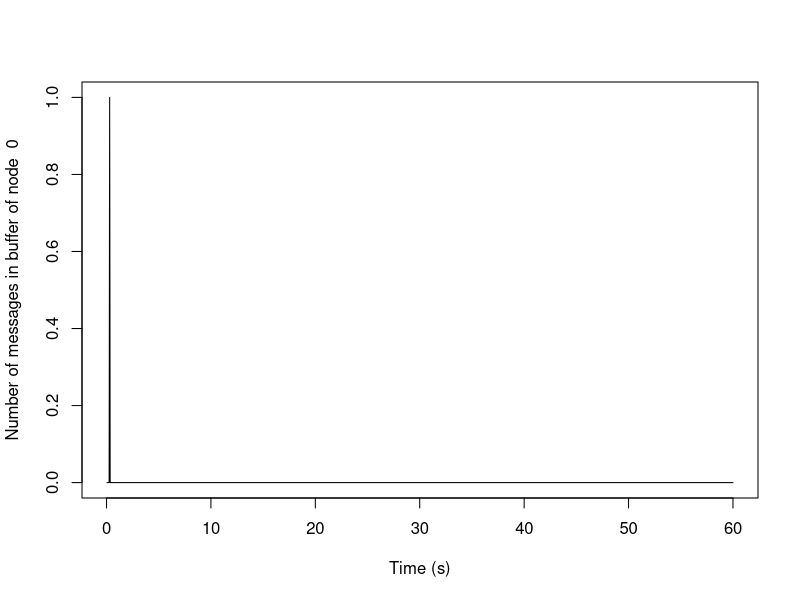
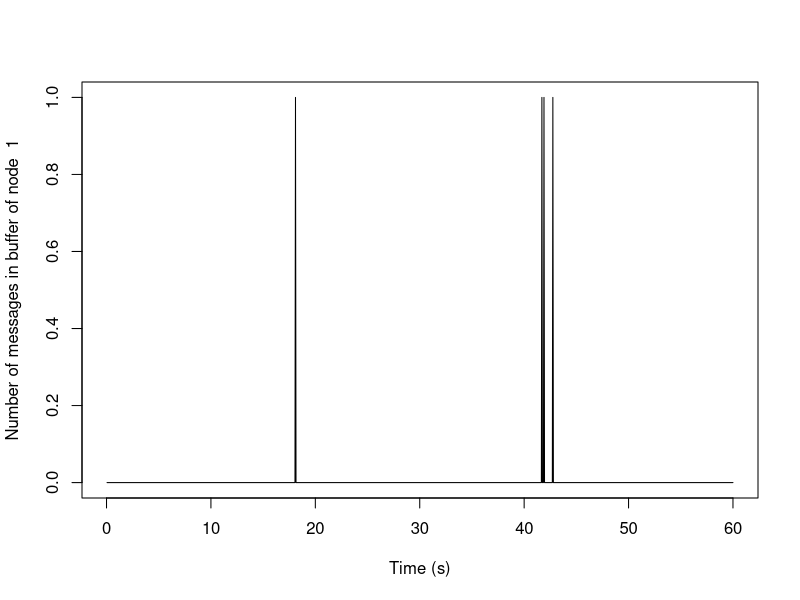
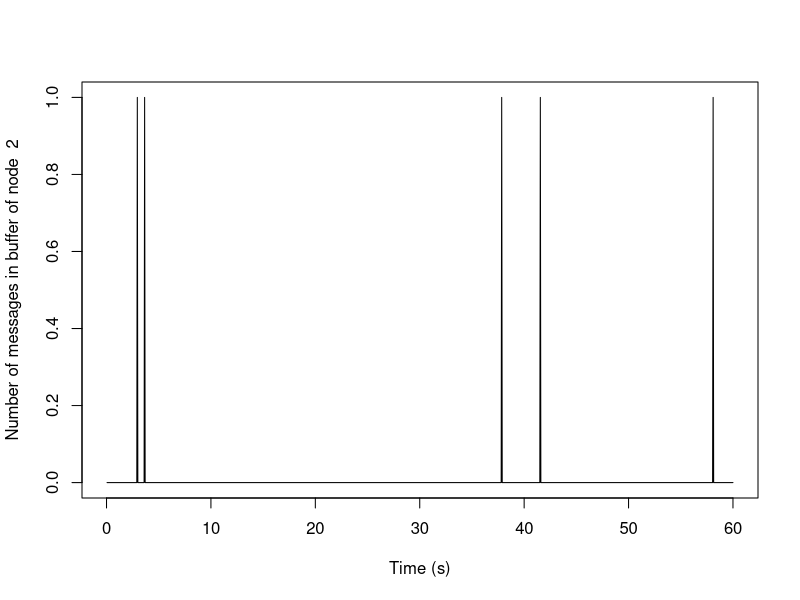
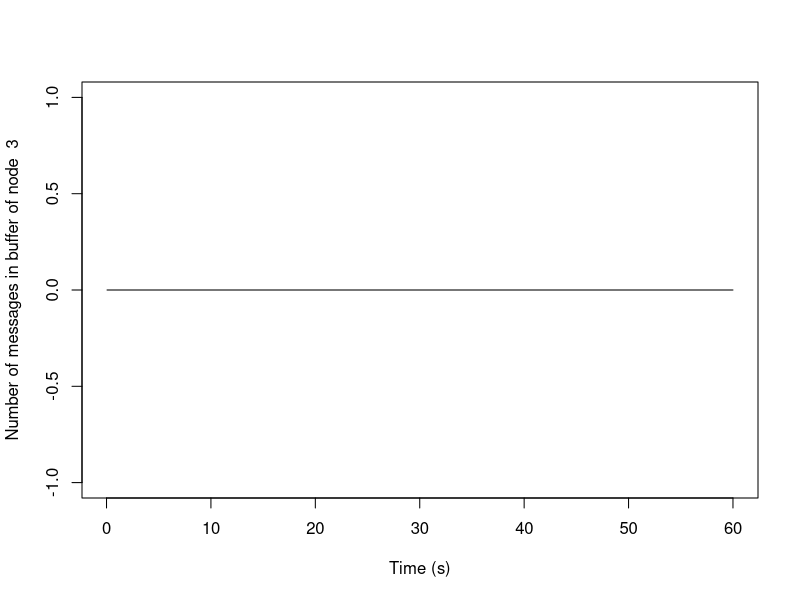
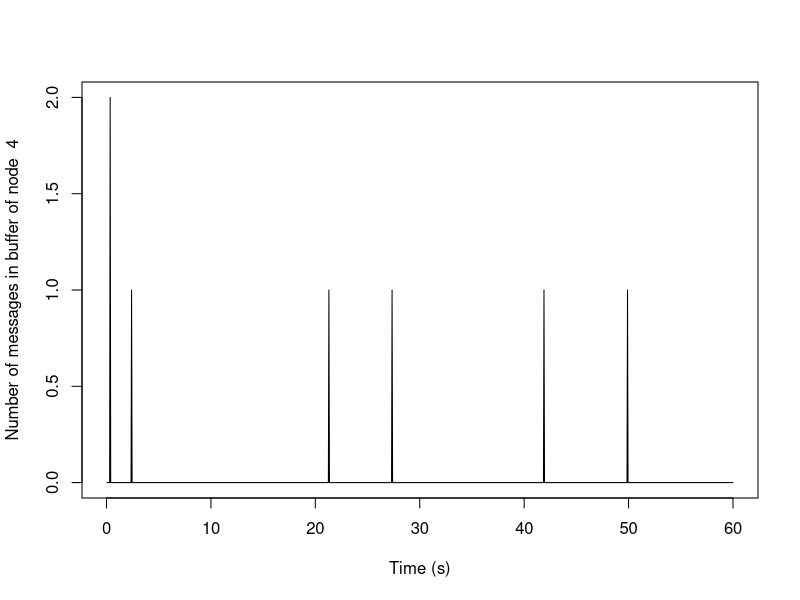
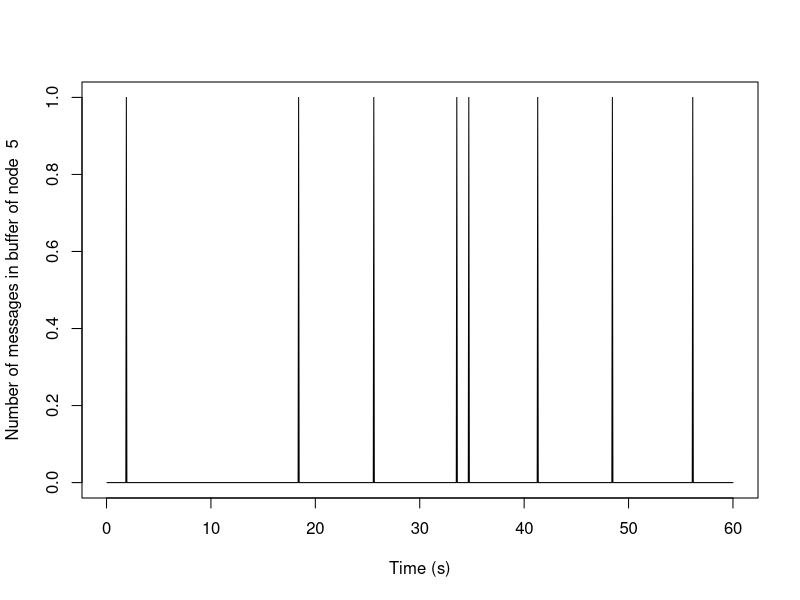
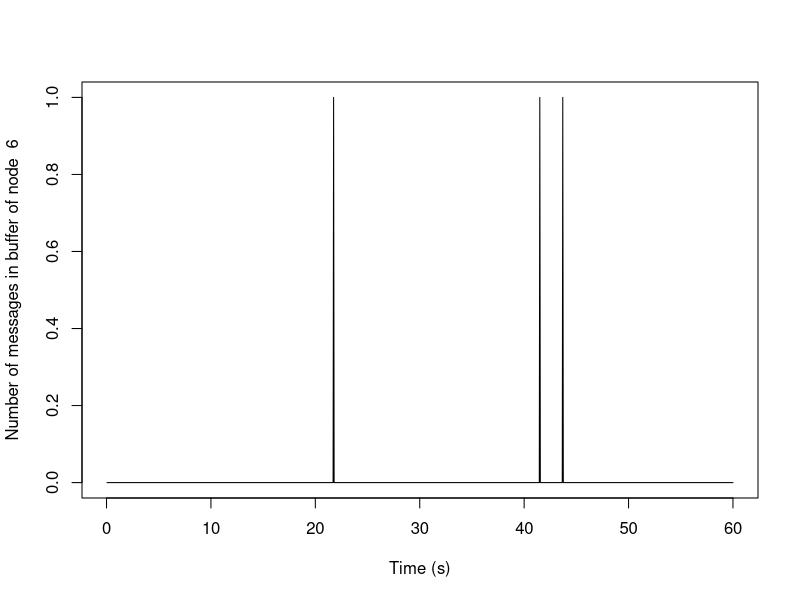
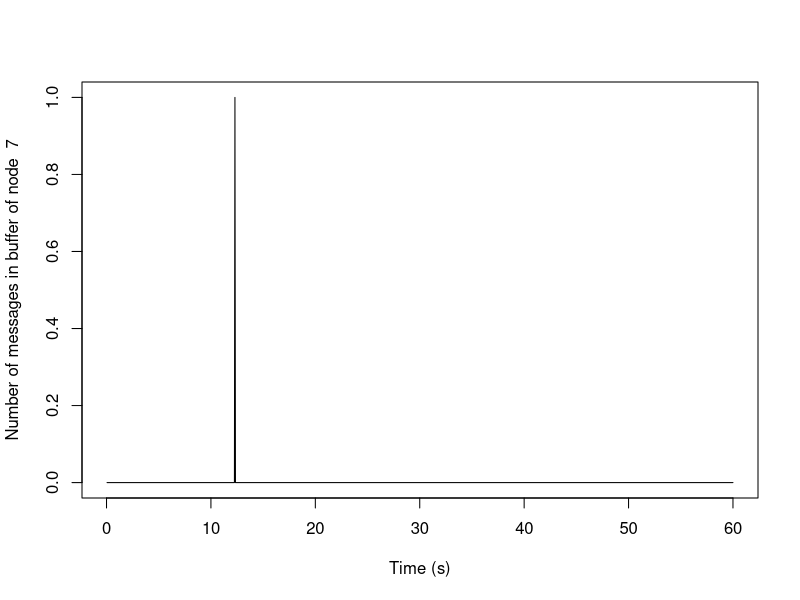

Write the R code that produced these figures, in order.
if (!require(plyr)) {
  install.packages("plyr")
  library(plyr)
}
dir.create("results", showWarnings = FALSE)

df = read.csv("queue_levels.csv")
nodes = unique(df$node)
for (node in nodes) {
  pdf(paste("results/queue_level_", node, ".pdf"))
  node_df = df[df$node == node, ]
  plot(node_df$time, node_df$queue_level, type = 'l', xlab = "Time (s)",
       ylab = paste("Number of messages in buffer of node ", node))
  
  dev.off()
}
pdf("results/queue_level_average.pdf")
avg_df = ddply(df, .(time), summarise, queue_level = mean(queue_level))
plot(avg_df$time, avg_df$queue_level, type = 'l', xlab = "Time (s)",
     ylab = "Average number of messages in node buffers ")
dev.off()